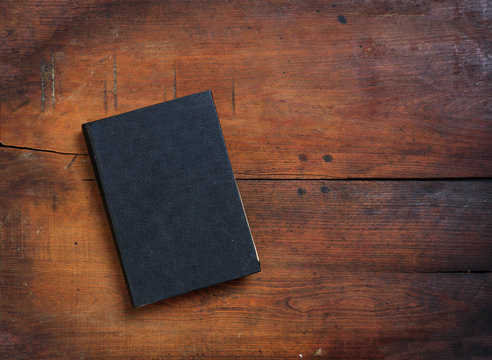
#> input picture 01_sandbox/book.jpg, 492 x 360 px
$ python 38_box_rect.py
#> lines starting #> are read from the running program, lines starting #| are printed output that depends on the picture; after the words box and inside, x2 and y2 are one past the last pixel; in counts of white or black regions, pixels touching at a corner belong together
# 38. Найти ограничивающий прямоугольник, который повернут относительно осей (минимальный прямоугольник).
import cv2
import numpy as np

img = cv2.imread('book.jpg')
#> img is the input picture: shape (360, 492, 3); mean B, G, R 54.2, 66.1, 101.1
gray = cv2.cvtColor(img, cv2.COLOR_BGR2GRAY)
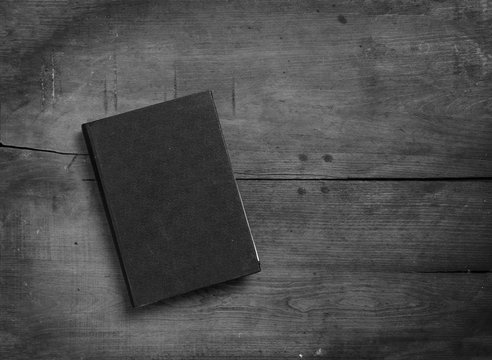
#> gray: shape (360, 492); min 0, max 237, mean 75.2

_, bin = cv2.threshold(gray, 68, 255, cv2.THRESH_BINARY_INV)
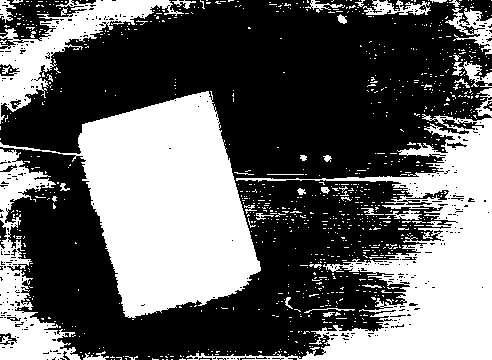
#> bin: shape (360, 492); 39% white; 958 white regions (914 under 20 px)
contours, _ = cv2.findContours(bin, cv2.RETR_EXTERNAL, cv2.CHAIN_APPROX_SIMPLE)
#> contours = 950 contours, 924 with area under 20; largest, box (x1, y1, x2, y2) and area: (0, 91, 261, 318) 27994, (186, 114, 492, 360) 22152, (0, 149, 81, 360) 5462, (0, 0, 184, 124) 5431, (445, 8, 492, 55) 780
if contours:
    cntr = max(contours, key=cv2.contourArea)
#> cntr = contour of 547 points, box (x1, y1, x2, y2) (0, 91, 261, 318), area 27994
    # находим минимальный прямоугольник
    rect = cv2.minAreaRect(cntr)
#> rect = ((132.6, 214.4), (218, 211.5), -15.77)
    # 3. ВЫЧИСЛЯЕМ 4 ВЕРШИНЫ (УГЛА) ПРЯМОУГОЛЬНИКА
    box = cv2.boxPoints(rect)
#> box = [[56.42, 345.8], [-1.05, 142.3], [208.8, 83.06], [266.2, 286.6]]
    box = np.intp(box)
#> box = [[56, 345], [-1, 142], [208, 83], [266, 286]]
    cv2.drawContours(img, [box], 0, (0, 0, 255), 5)
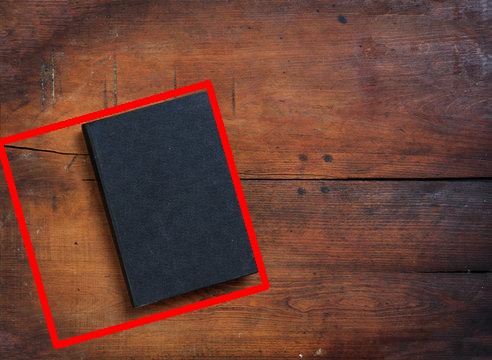
#> img: shape (360, 492, 3); 3.37% of pixels changed, all inside (x1, y1, x2, y2) = (0, 80, 270, 349)

cv2.imshow('res', img)
cv2.waitKey(0)
cv2.destroyAllWindows()

$ run again, with 01_sandbox/apple_green.jpg copied over 01_sandbox/book.jpg
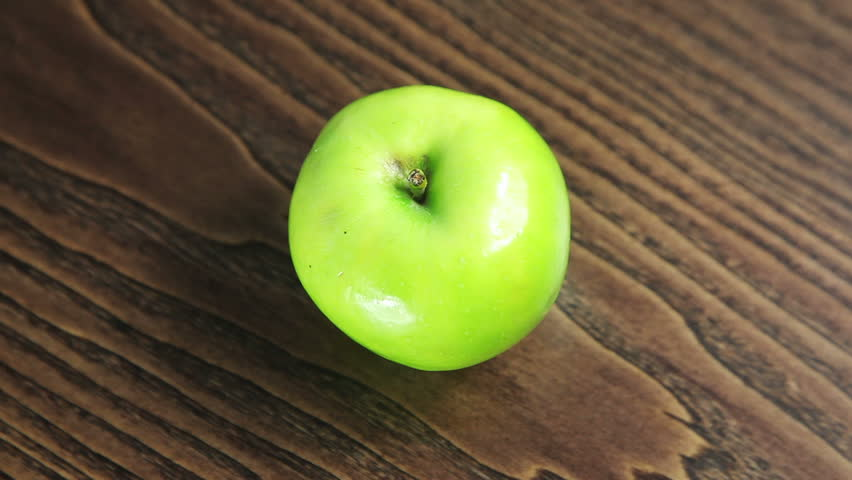
#> input picture 01_sandbox/apple_green.jpg, 852 x 480 px
#> img is the input picture: shape (480, 852, 3); mean B, G, R 58.5, 96.3, 105.3
#> `_, bin = cv2.threshold(gray, 68, 255, cv2.THRESH_BINARY_INV)`:
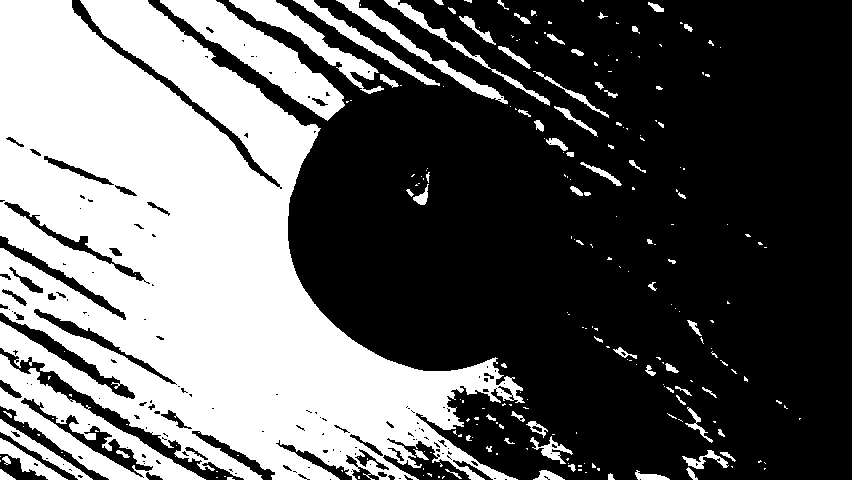
#> bin: shape (480, 852); 38.5% white; 238 white regions (162 under 20 px)
#> contours = 232 contours, 179 with area under 20; largest, box (x1, y1, x2, y2) and area: (0, 0, 525, 480) 131658, (0, 354, 206, 480) 8220, (160, 0, 345, 121) 6324, (229, 0, 384, 94) 2628, (336, 0, 508, 104) 1577
#> cntr = contour of 2222 points, box (x1, y1, x2, y2) (0, 0, 525, 480), area 131658
#> rect = ((262, 239.5), (479, 524), -90)
#> `box = cv2.boxPoints(rect)`: box = [[524, 479], [-1.47e-14, 479], [0, 0], [524, 0]]
#> `box = np.intp(box)`: box = [[524, 479], [0, 479], [0, 0], [524, 0]]
#> `cv2.drawContours(img, [box], 0, (0, 0, 255), 5)`:
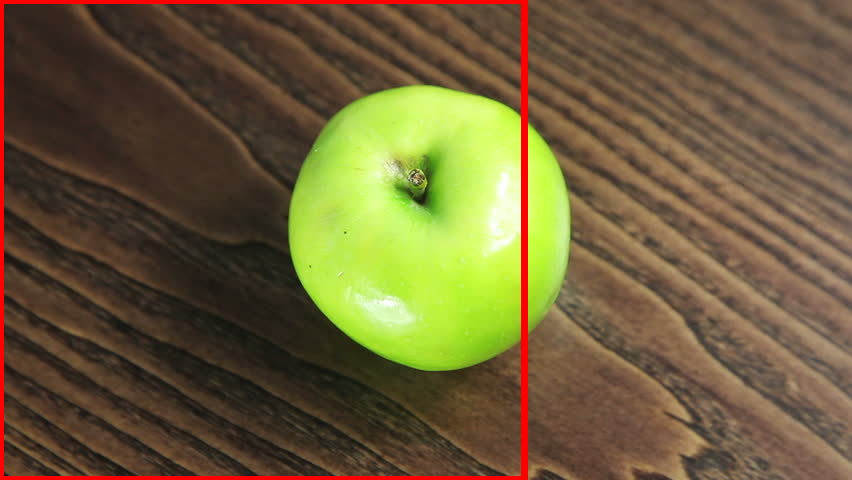
#> img: shape (480, 852, 3); 2.3% of pixels changed, all inside (x1, y1, x2, y2) = (0, 0, 528, 480)
